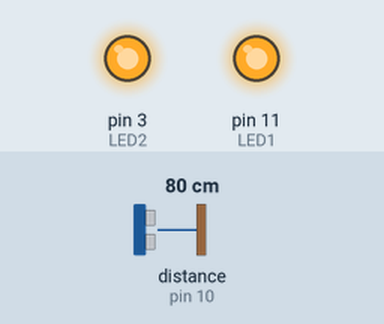
The sketch below on a simulated Arduino Uno, built with avr-gcc and run on an emulated ATmega328P. Parts: output pins drawn as LEDs (lit = HIGH). Wiring (inferred from the names in the program): ultrasonic range finder: trigger pin 9; echo pin 10. Inputs (shaded band) come from the test bench; at power-on: distance to the obstacle (sensor on pin 10) 80 cm. The echo pulse lasts 58.3 µs per cm; pins used as bus, display or sensor lines are not drawn; what the sketch prints to the serial monitor is not drawn.

Above: at 0.1 s.
Timing chart, 0 to 1.6 s (numbered marks = the images above):
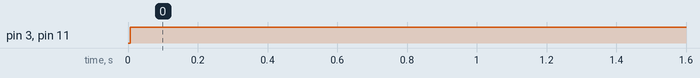

The sketch:

Ultrasonic_sensor_copy_20230407174121_copy_20230408200526.ino
```cpp
#define echoPin 10 // attach pin D2 Arduino to pin Echo of HC-SR04
#define trigPin 9 //attach pin D3 Arduino to pin Trig of HC-SR04

// defines variables
float distance1, speed;
unsigned long time1;

long duration; // variable for the duration of sound wave travel
int distance; // variable for the distance measurement
int LED1 = 11;
int LED2 = 3;

void setup() {
  pinMode(trigPin, OUTPUT); // Sets the trigPin as an OUTPUT
  pinMode(echoPin, INPUT); // Sets the echoPin as an INPUT
  Serial.begin(9600); // // Serial Communication is starting with 9600 of baudrate speed
  Serial.println("Ultrasonic Sensor HC-SR04 Test"); // print some text in Serial Monitor
  Serial.println("with Arduino UNO R3");
  pinMode(LED1, OUTPUT);
  pinMode(LED2, OUTPUT);
}
void loop() {
  // Clears the trigPin condition
  digitalWrite(trigPin, LOW);
  delayMicroseconds(2);
  // Sets the trigPin HIGH (ACTIVE) for 10 microseconds
  digitalWrite(trigPin, HIGH);
  delayMicroseconds(10);
  digitalWrite(trigPin, LOW);

  // time
  time1 = pulseIn(echoPin, HIGH);

  // Reads the echoPin, returns the sound wave travel time in microseconds
  // duration = pulseIn(echoPin, HIGH);
  // Calculating the distance
  // distance = duration * 0.034 / 2; // Speed of sound wave divided by 2 (go and back)
  // Displays the distance on the Serial Monitor
  distance = duration/58.2;

  // distance1 = time1 * 0.034 / 2;

{
  if (distance <= 30) {
      analogWrite(LED1, 255);
      analogWrite(LED2, 255);
      // delay(500);
  }
  else if (distance >= 30) {
    analogWrite(LED1, 50);
    analogWrite(LED2, 50);
  }
  delay(1000);
}

  Serial.print("Distance: ");
  Serial.print(distance);
  Serial.println("cm");


  // speed = abs(distance1 / time1);
  // Serial.print("Speed: ");
  // Serial.print(speed);
  // Serial.println(" m/s");

}
```

Measured:
- by itself, pin 3 (LED2), pin 11 (LED1): LOW → HIGH at 0.01 s
